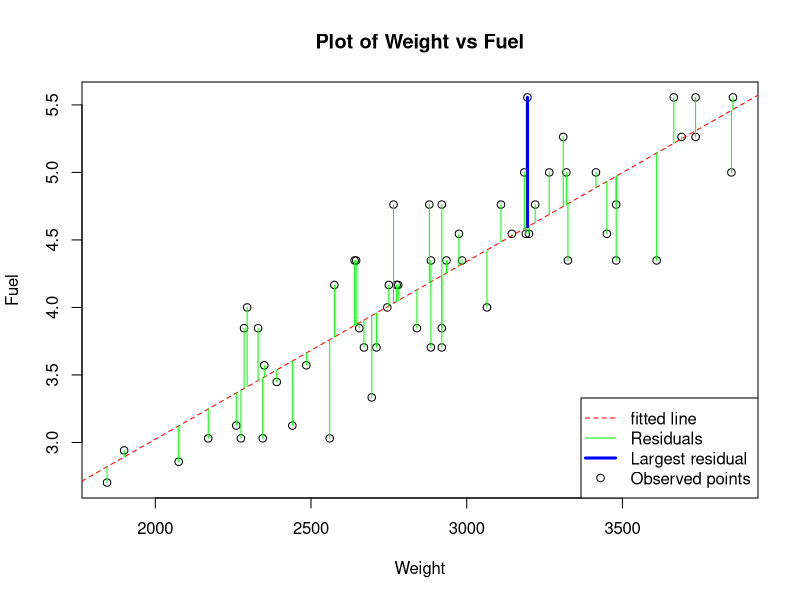

Recreate this plot in R. (Note: this script raises an error after producing the figure.)
## ---- chunk 1
fuel<-read.csv('fuel-frame.csv')
fuel
nr<-nrow(fuel)
nc<-ncol(fuel)
add1<-fuel[,3]+fuel[,2]
row3_10<-fuel[3:10,]
column_names<-colnames(fuel)
cor1<-cor(fuel$Weight,fuel$Disp.)
corr_mat<-cor(fuel[,2],fuel[,3])
corr_mat<- cor(fuel[, -c(1,6)] )
corr_mat
cor_min<-min(corr_mat)
cor_sort<- unique( sort( corr_mat, decreasing=TRUE ) )
cor_fifth<-cor_sort[5]
cor_inv<-solve(corr_mat)
cor_inv
sqrtl<-sqrt(max(cor_inv))
ir<-fivenum(fuel$Weight)[4]-fivenum(fuel$Weight)[2]
mean_fuel_cat <- tapply(fuel$Fuel, fuel$Type, mean)
med_fuel_cat<-tapply(fuel$Fuel, fuel$Type, median)
med_fuel_cat


plot(fuel$Weight,fuel$Fuel, main = "Plot of Weight vs Fuel", xlab="Weight", ylab = "Fuel")
fit<-lm(fuel$Fuel ~ fuel$Weight)
abline(fit$coefficients[1], fit$coefficients[2], col="red", lty=2)
for (i in 1:nr){
  xx<- rep(fuel$Weight[i], 2)
  yy<- c(fuel$Fuel[i], fit$fitted.values[i])
  if ((abs(fuel$Fuel[i] - fit$fitted.values[i]))==max(residuals(fit))){
    lines(xx,yy,col="red",lwd=3)
  }else {
      lines(xx, yy, col="green")
    }
}

max_resid<-which(fit$residuals==max(fit$residuals))
xx<- rep(fuel$Weight[max_resid], 2)
?which #Gives the indices for the max
yy<- c(fuel$Fuel[max_resid], fit$fitted.values[max_resid])
lines(xx, yy, col="blue", lwd=3)

?legend
legend("bottomright",  #where to add legend
       legend=c("fitted line", "Residuals", "Largest residual", "Observed points"), #the legend
       lty = c(2, 1, 1, NA), #lines types
       pch = c(NA, NA, NA, 21), #pch types
       col=c("red", "green", "blue", "black"), #colours used
       lwd=c(1,1,3, NA), #line width
       #bty="n" #bounding box for legend - remove it
       )
#Residual is the difference between the observed data and the fitted curve
## ---- chunk 2
mean_fuel<-mean(fuel$Fuel)
mean_rand5<-sample(fuel$Fuel,60, replace=TRUE, prob=NULL)
mean_randf<-function(x){
  vec_length<-length(x)
  return(mean(sample(x,vec_length,replace = TRUE,prob=NULL)))
}

fuelValues<-fuel$Fuel
means<-replicate(50000,(sapply(fxnlist,mean_randf)))

hist(means,prob = T, main="HIstogram of means", xlab = expression(bar(x)))

mean(means)
var(means)
mean(fuelValues)
var(fuelValues) #Why is the variance divided by 60???

## ---- chunk 3
fuel<-read.csv("fuel-frame.csv")
fit_reg<-lm(fuel$Fuel~fuel$Weight)
pairsfun<-function(x,y){
  vec_len1<-length(x)
  vec_len2<-length(y)
  sample1<-sample(x,vec_len1,replace = T)
  sample2<-sample(y,vec_len2,replace = T)
  ransamp<-list(sample1,sample2)
  return(ransamp)
}
randoms<-pairsfun(fuel$Fuel,fuel$Weight)
testvec1<-randoms[[1]]
testvec2<-randoms[[2]]
testvec1
testvec2
lm(testvec1~testvec2)
fit_reg$coefficients
fit_reg2$coefficients

boot_reg<-function(XY){
   rows<-sample(1:nrow(XY), replace=T)
   testlist<-list(XY[rows,2],XY[rows,1])
   fitnew<-lm(testlist[[1]] ~ testlist[[2]])
   return(fitnew$coefficients)
}

#DONT UNDERSTAND THE DIFF??? 
XY<-cbind(fuel$Weight, fuel$Fuel)
results<-replicate(100000,boot_reg(XY))
results2<-replicate(100,boot_reg(XY))
results2[,]
par(mfrow=c(2,2), mar=c(3,4,2,1))
hist(results[1,],probability = T, main="Intercepts histogram plot")
hist(results[2,],probability = T, main = "Coeffecients")

fit_reg<-lm(fuel$Fuel~fuel$Weight)
summary(fit_reg)


